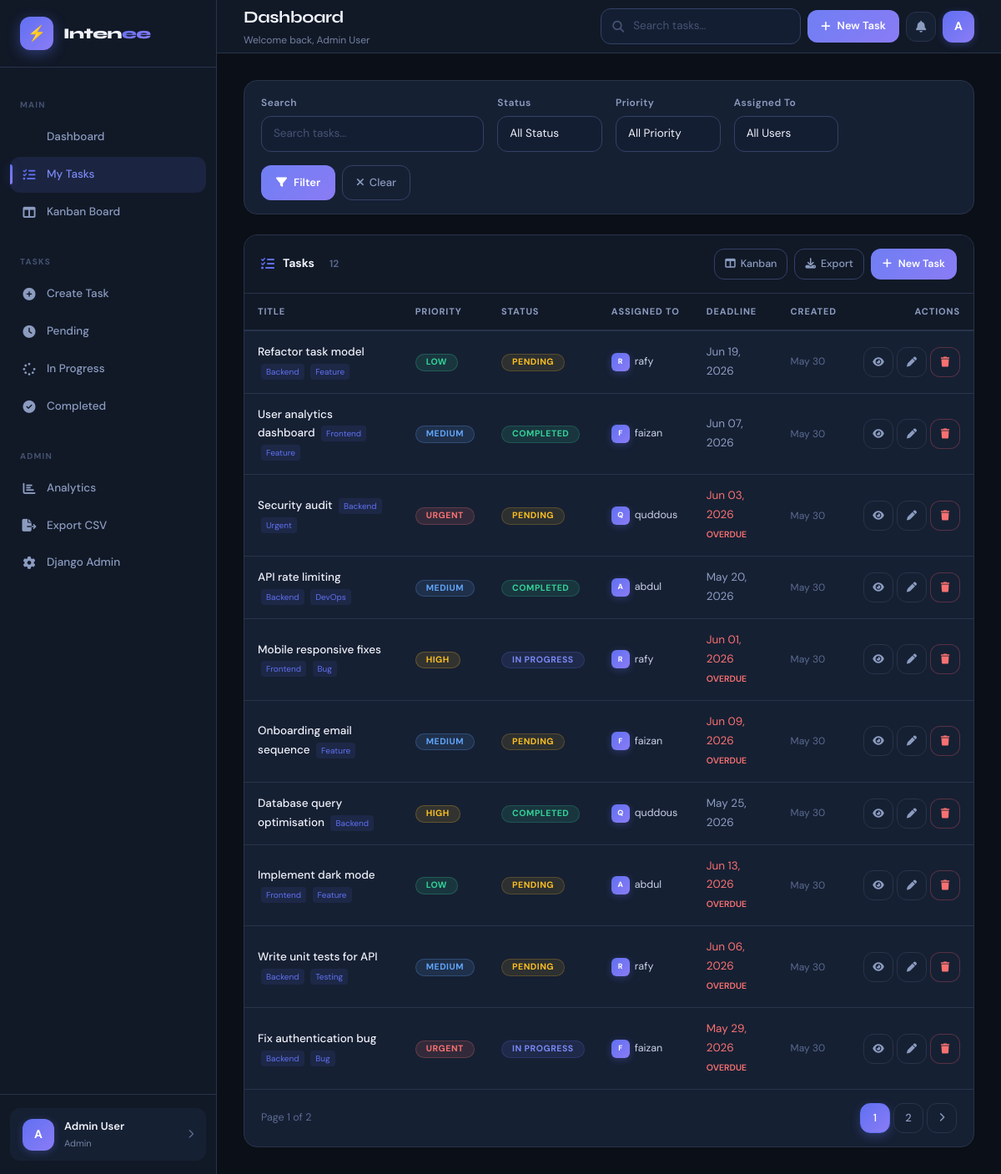
/tasks/ (signed in), run on the app's committed database.
### accounts/models.py (models this page shows)
class User(AbstractUser):
    ROLE_CHOICES = [
        ('admin', 'Admin'),
        ('employee', 'Employee'),
    ]
    full_name = models.CharField(max_length=150, blank=True)
    role = models.CharField(max_length=20, choices=ROLE_CHOICES, default='employee')
    profile_picture = models.ImageField(upload_to='profiles/', blank=True, null=True)
    bio = models.TextField(blank=True)
    phone = models.CharField(max_length=20, blank=True)
    created_at = models.DateTimeField(auto_now_add=True)
    updated_at = models.DateTimeField(auto_now=True)
    is_active = models.BooleanField(default=True)
    def __str__(self):
        return self.username
    def get_full_name(self):
        return self.full_name or f"{self.first_name} {self.last_name}".strip() or self.username
    @property
    def is_admin_user(self):
        return self.role == 'admin'
    class Meta:
        ordering = ['-created_at']

### tasks/models.py (models this page shows, shortened)
class Task(models.Model):
    PRIORITY_CHOICES = [
        ('low', 'Low'),
        ('medium', 'Medium'),
        ('high', 'High'),
        ('urgent', 'Urgent'),
    ]
    STATUS_CHOICES = [
        ('pending', 'Pending'),
        ('in_progress', 'In Progress'),
        ('completed', 'Completed'),
        ('cancelled', 'Cancelled'),
    ]
    title = models.CharField(max_length=200)
    description = models.TextField(blank=True)
    assigned_to = models.ForeignKey(User, on_delete=models.SET_NULL, null=True, blank=True, related_name='assigned_tasks')
    created_by = models.ForeignKey(User, on_delete=models.CASCADE, related_name='created_tasks')
    priority = models.CharField(max_length=10, choices=PRIORITY_CHOICES, default='medium')
    status = models.CharField(max_length=15, choices=STATUS_CHOICES, default='pending')
    deadline = models.DateTimeField(null=True, blank=True)
    attachment = models.FileField(upload_to='task_attachments/', blank=True, null=True)
    tags = models.ManyToManyField(Tag, blank=True)
    notes = models.TextField(blank=True)
    created_at = models.DateTimeField(auto_now_add=True)
    updated_at = models.DateTimeField(auto_now=True)
    completed_at = models.DateTimeField(null=True, blank=True)
    class Meta:
        ordering = ['-created_at']
    @property
    def is_overdue(self):
        if self.deadline and self.status not in ['completed', 'cancelled']:
            return timezone.now() > self.deadline
        return False

class Tag(models.Model):
    name = models.CharField(max_length=50, unique=True)
    color = models.CharField(max_length=7, default='#6366f1')

### tasks/views.py (the view)
# urls.py: path('', views.task_list, name='list'),
@login_required
def task_list(request):
    if request.user.is_admin_user:
        tasks = Task.objects.select_related('assigned_to', 'created_by').prefetch_related('tags')
    else:
        tasks = Task.objects.filter(
            Q(assigned_to=request.user) | Q(created_by=request.user)
        ).select_related('assigned_to', 'created_by').prefetch_related('tags')
    form = TaskFilterForm(request.GET)
    if form.is_valid():
        search = form.cleaned_data.get('search')
        status = form.cleaned_data.get('status')
        priority = form.cleaned_data.get('priority')
        assigned_to = form.cleaned_data.get('assigned_to')
        if search:
            tasks = tasks.filter(Q(title__icontains=search) | Q(description__icontains=search))
        if status:
            tasks = tasks.filter(status=status)
        if priority:
            tasks = tasks.filter(priority=priority)
        if assigned_to:
            tasks = tasks.filter(assigned_to=assigned_to)
    paginator = Paginator(tasks, 10)
    page = request.GET.get('page', 1)
    tasks = paginator.get_page(page)
    return render(request, 'tasks/task_list.html', {'tasks': tasks, 'filter_form': form})

### tasks/forms.py
class TaskFilterForm(forms.Form):
    search = forms.CharField(required=False, widget=forms.TextInput(attrs={'class': 'form-control', 'placeholder': 'Search tasks...'}))
    status = forms.ChoiceField(required=False, choices=[('', 'All Status')] + Task.STATUS_CHOICES, widget=forms.Select(attrs={'class': 'form-select'}))
    priority = forms.ChoiceField(required=False, choices=[('', 'All Priority')] + Task.PRIORITY_CHOICES, widget=forms.Select(attrs={'class': 'form-select'}))
    assigned_to = forms.ModelChoiceField(required=False, queryset=User.objects.filter(is_active=True), empty_label='All Users', widget=forms.Select(attrs={'class': 'form-select'}))

### templates/tasks/task_list.html (shortened to what this page needs)
{% extends 'base.html' %}
{% block content %}
<div class="card mb-4">
  <div class="card-body" style="padding:16px 20px;">
    <form method="get" class="row g-3 align-items-end">
      <div class="col-md-4">
        <label class="form-label">Search</label>
        {{ filter_form.search }}
      </div>
      <div class="col-md-2">
        <label class="form-label">Status</label>
        {{ filter_form.status }}
      </div>
      <div class="col-md-2">
        <label class="form-label">Priority</label>
        {{ filter_form.priority }}
      </div>
      {% if user.is_admin_user %}
      <div class="col-md-2">
        <label class="form-label">Assigned To</label>
        {{ filter_form.assigned_to }}
      </div>
      {% endif %}
      <div class="col-auto d-flex gap-2">
        <button type="submit" class="btn-primary-custom" style="padding:10px 18px;font-size:13px;">
          <i class="fas fa-filter"></i> Filter
        </button>
        <a href="{% url 'tasks:list' %}" class="btn-ghost">
          <i class="fas fa-xmark"></i> Clear
        </a>
      </div>
    </form>
  </div>
</div>
<div class="card">
  <div class="card-header">
    <div class="card-header-title"><i class="fas fa-list-check" style="color:var(--accent);"></i> Tasks
      <span style="background:var(--bg-secondary);padding:2px 8px;border-radius:6px;font-size:12px;font-weight:600;color:var(--text-muted);">{{ tasks.paginator.count }}</span>
    </div>
    <div style="display:flex;gap:8px;">
      <a href="{% url 'tasks:kanban' %}" class="btn-ghost" style="font-size:12.5px;padding:7px 12px;"><i class="fas fa-columns"></i> Kanban</a>
      {% if user.is_admin_user %}<a href="{% url 'tasks:export_csv' %}" class="btn-ghost" style="font-size:12.5px;padding:7px 12px;"><i class="fas fa-download"></i> Export</a>{% endif %}
      <a href="{% url 'tasks:create' %}" class="btn-primary-custom" style="font-size:12.5px;padding:7px 14px;"><i class="fas fa-plus"></i> New Task</a>
    </div>
  </div>
  <div class="card-body" style="padding:0;">
    {% if tasks %}
    <table class="table-custom">
      <thead>
        <tr>
          <th>Title</th>
          <th>Priority</th>
          <th>Status</th>
          <th>Assigned To</th>
          <th>Deadline</th>
          <th>Created</th>
          <th style="text-align:right;">Actions</th>
        </tr>
      </thead>
      <tbody>
        {% for task in tasks %}
        <tr>
          <td>
            <a href="{% url 'tasks:detail' task.pk %}" style="color:var(--text-primary);text-decoration:none;font-weight:500;">
              {{ task.title|truncatechars:45 }}
            </a>
            {% for tag in task.tags.all %}
            <span style="display:inline-block;background:rgba(91,106,240,0.1);color:var(--accent);font-size:10px;padding:1px 6px;border-radius:4px;margin-left:4px;">{{ tag.name }}</span>
            {% endfor %}
          </td>
          <td><span class="badge badge-{{ task.priority }}">{{ task.get_priority_display }}</span></td>
          <td><span class="badge badge-{{ task.status|cut:' '|lower }}">{{ task.get_status_display }}</span></td>
          <td style="font-size:12.5px;">
            {% if task.assigned_to %}
            <div style="display:flex;align-items:center;gap:6px;">
              <div class="user-avatar" style="width:22px;height:22px;border-radius:6px;font-size:9px;">{{ task.assigned_to.get_full_name|first|upper }}</div>
              {{ task.assigned_to.username }}
            </div>
            {% else %}<span style="color:var(--text-muted);">Unassigned</span>{% endif %}
          </td>
          <td>
            {% if task.deadline %}
            <span {% if task.is_overdue %}style="color:var(--danger);"{% else %}style="color:var(--text-secondary);"{% endif %}>
              {{ task.deadline|date:"M d, Y" }}
              {% if task.is_overdue %}<br><span style="font-size:10.5px;font-weight:600;">OVERDUE</span>{% endif %}
            </span>
            {% else %}<span style="color:var(--text-muted);">No deadline</span>{% endif %}
          </td>
          <td style="font-size:12px;color:var(--text-muted);">{{ task.created_at|date:"M d" }}</td>
          <td style="text-align:right;">
            <div style="display:flex;gap:4px;justify-content:flex-end;">
              <a href="{% url 'tasks:detail' task.pk %}" class="btn-icon" title="View"><i class="fas fa-eye" style="font-size:12px;"></i></a>
              <a href="{% url 'tasks:update' task.pk %}" class="btn-icon" title="Edit"><i class="fas fa-pen" style="font-size:12px;"></i></a>
              {% if user.is_admin_user or task.created_by == user %}
              <a href="{% url 'tasks:delete' task.pk %}" class="btn-icon" title="Delete" style="color:var(--danger);border-color:rgba(240,91,106,0.3);"><i class="fas fa-trash" style="font-size:12px;"></i></a>
              {% endif %}
            </div>
          </td>
        </tr>
        {% endfor %}
      </tbody>
    </table>
    {% if tasks.has_other_pages %}
    <div style="padding:16px 20px;display:flex;align-items:center;justify-content:space-between;border-top:1px solid var(--border);">
      <span style="font-size:12.5px;color:var(--text-muted);">Page {{ tasks.number }} of {{ tasks.paginator.num_pages }}</span>
      <div class="pagination-custom">
        {% for num in tasks.paginator.page_range %}
          {% if tasks.number == num %}
          <span class="page-btn active">{{ num }}</span>
          {% elif num > tasks.number|add:'-3' and num < tasks.number|add:'3' %}
          <a href="?page={{ num }}" class="page-btn">{{ num }}</a>
          {% endif %}
        {% endfor %}
        {% if tasks.has_next %}
        <a href="?page={{ tasks.next_page_number }}" class="page-btn"><i class="fas fa-chevron-right" style="font-size:11px;"></i></a>
        {% endif %}
      </div>
    </div>
    {% endif %}
    {% endif %}
  </div>
</div>
{% endblock %}

### templates/partials/sidebar.html (shortened to what this page needs)
{% load static %}
<div class="sidebar" id="sidebar">
  <div class="sidebar-logo">
    <div class="logo-icon">⚡</div>
    <div class="logo-text">Inten<span>ee</span></div>
  </div>
  <div style="padding: 16px 0; flex: 1;">
    <div class="sidebar-section-label">Main</div>
    <nav>
      <div class="nav-item">
        <a href="{% url 'dashboard:index' %}" class="nav-link {% if request.resolver_match.app_name == 'dashboard' %}active{% endif %}">
           Dashboard
        </a>
      </div>
      <div class="nav-item">
        <a href="{% url 'tasks:list' %}" class="nav-link {% if request.resolver_match.app_name == 'tasks' and request.resolver_match.url_name == 'list' %}active{% endif %}">
          <i class="fas fa-list-check"></i> My Tasks
        </a>
      </div>
      <div class="nav-item">
        <a href="{% url 'tasks:kanban' %}" class="nav-link {% if request.resolver_match.url_name == 'kanban' %}active{% endif %}">
          <i class="fas fa-columns"></i> Kanban Board
        </a>
      </div>
    </nav>
    <div class="sidebar-section-label" style="margin-top: 8px;">Tasks</div>
    <nav>
      <div class="nav-item">
        <a href="{% url 'tasks:create' %}" class="nav-link {% if request.resolver_match.url_name == 'create' %}active{% endif %}">
          <i class="fas fa-circle-plus"></i> Create Task
        </a>
      </div>
      <div class="nav-item">
        <a href="{% url 'tasks:list' %}?status=pending" class="nav-link">
          <i class="fas fa-clock"></i> Pending
        </a>
      </div>
      <div class="nav-item">
        <a href="{% url 'tasks:list' %}?status=in_progress" class="nav-link">
          <i class="fas fa-spinner"></i> In Progress
        </a>
      </div>
      <div class="nav-item">
        <a href="{% url 'tasks:list' %}?status=completed" class="nav-link">
          <i class="fas fa-check-circle"></i> Completed
        </a>
      </div>
    </nav>
    {% if user.is_admin_user %}
    <div class="sidebar-section-label" style="margin-top: 8px;">Admin</div>
    <nav>
      <div class="nav-item">
        <a href="{% url 'dashboard:admin' %}" class="nav-link">
          <i class="fas fa-chart-bar"></i> Analytics
        </a>
      </div>
      <div class="nav-item">
        <a href="{% url 'tasks:export_csv' %}" class="nav-link">
          <i class="fas fa-file-export"></i> Export CSV
        </a>
      </div>
      <div class="nav-item">
        <a href="/admin/" class="nav-link">
          <i class="fas fa-cog"></i> Django Admin
        </a>
      </div>
    </nav>
    {% endif %}
  </div>
  <div class="sidebar-footer">
    <a href="{% url 'accounts:profile' %}" class="user-card">
      <div class="user-avatar">
        {% if user.profile_picture %}
          <img src="{{ user.profile_picture.url }}" alt="{{ user.username }}">
        {% else %}
          {{ user.get_full_name|first|upper }}
        {% endif %}
      </div>
      <div>
        <div class="user-name">{{ user.get_full_name|truncatechars:20 }}</div>
        <div class="user-role">{{ user.get_role_display }}</div>
      </div>
      <i class="fas fa-chevron-right" style="margin-left: auto; font-size: 11px; color: var(--text-muted);"></i>
    </a>
  </div>
</div>

### templates/partials/topbar.html (shortened to what this page needs)
<div class="topbar">
  <div>
    <div class="topbar-title">{% block topbar_title %}Dashboard{% endblock %}</div>
    <div class="topbar-subtitle">{% block topbar_subtitle %}Welcome back, {{ user.get_full_name }}{% endblock %}</div>
  </div>
  <div class="topbar-right">
    <div class="search-bar d-none d-md-flex">
      <input type="text" class="form-control" placeholder="Search tasks..." id="globalSearch" style="width: 240px;">
    </div>
    <a href="{% url 'tasks:create' %}" class="btn-primary-custom" style="padding: 8px 16px; font-size: 13px;">
      <i class="fas fa-plus"></i> New Task
    </a>
    <div class="dropdown">
      <button class="btn-icon" data-bs-toggle="dropdown">
        <i class="fas fa-bell"></i>
      </button>
    </div>
    <div class="dropdown">
      <div class="user-avatar" style="cursor: pointer;" data-bs-toggle="dropdown">
        {% if user.profile_picture %}
          <img src="{{ user.profile_picture.url }}" alt="{{ user.username }}">
        {% else %}
          {{ user.get_full_name|first|upper }}
        {% endif %}
      </div>
    </div>
  </div>
</div>

### data on the page
User: get_full_name|first "A", get_full_name "Admin User", role "Admin"
Task: title "Refactor task model", priority "LOW", status "PENDING", assigned_to.get_full_name|first "R", assigned_to.username "rafy", deadline "Jun 19, 2026", created_at "May 30"
Tag: name "Backend"
Tag: name "Feature"
Task: title "User analytics dashboard", priority "MEDIUM", status "COMPLETED", assigned_to.get_full_name|first "F", assigned_to.username "faizan", deadline "Jun 07, 2026", created_at "May 30"
Tag: name "Frontend"
Task: title "Security audit", priority "URGENT", status "PENDING", assigned_to.get_full_name|first "Q", assigned_to.username "quddous", deadline "Jun 03, 2026", shows "OVERDUE", created_at "May 30"
Tag: name "Urgent"
Task: title "API rate limiting", priority "MEDIUM", status "COMPLETED", assigned_to.get_full_name|first "A", assigned_to.username "abdul", deadline "May 20, 2026", created_at "May 30"
Tag: name "DevOps"
Task: title "Mobile responsive fixes", priority "HIGH", status "IN PROGRESS", assigned_to.get_full_name|first "R", assigned_to.username "rafy", deadline "Jun 01, 2026", shows "OVERDUE", created_at "May 30"
Tag: name "Bug"
Task: title "Onboarding email sequence", priority "MEDIUM", status "PENDING", assigned_to.get_full_name|first "F", assigned_to.username "faizan", deadline "Jun 09, 2026", shows "OVERDUE", created_at "May 30"
Task: title "Database query optimisation", priority "HIGH", status "COMPLETED", assigned_to.get_full_name|first "Q", assigned_to.username "quddous", deadline "May 25, 2026", created_at "May 30"
Task: title "Implement dark mode", priority "LOW", status "PENDING", assigned_to.get_full_name|first "A", assigned_to.username "abdul", deadline "Jun 13, 2026", shows "OVERDUE", created_at "May 30"
Task: title "Write unit tests for API", priority "MEDIUM", status "PENDING", assigned_to.get_full_name|first "R", assigned_to.username "rafy", deadline "Jun 06, 2026", shows "OVERDUE", created_at "May 30"
Tag: name "Testing"
Task: title "Fix authentication bug", priority "URGENT", status "IN PROGRESS", assigned_to.get_full_name|first "F", assigned_to.username "faizan", deadline "May 29, 2026", shows "OVERDUE", created_at "May 30"

### other printed values
{{ tasks.paginator.count }} "12"
{{ tasks.number }} "1"
{{ tasks.paginator.num_pages }} "2"
{{ num }} "1"
{{ num }} "2"
